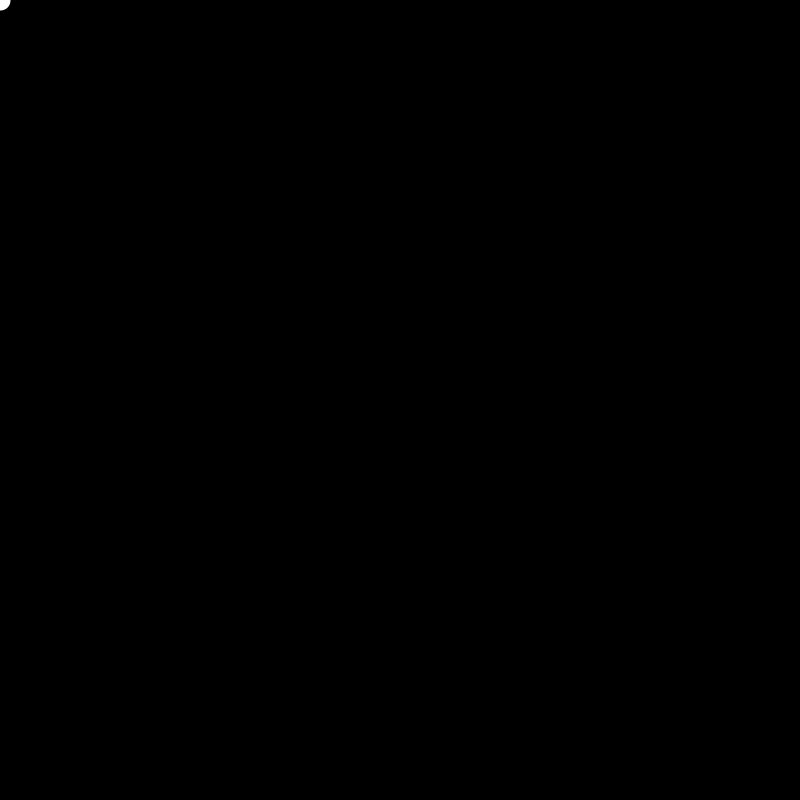
Frame 1 (no input)
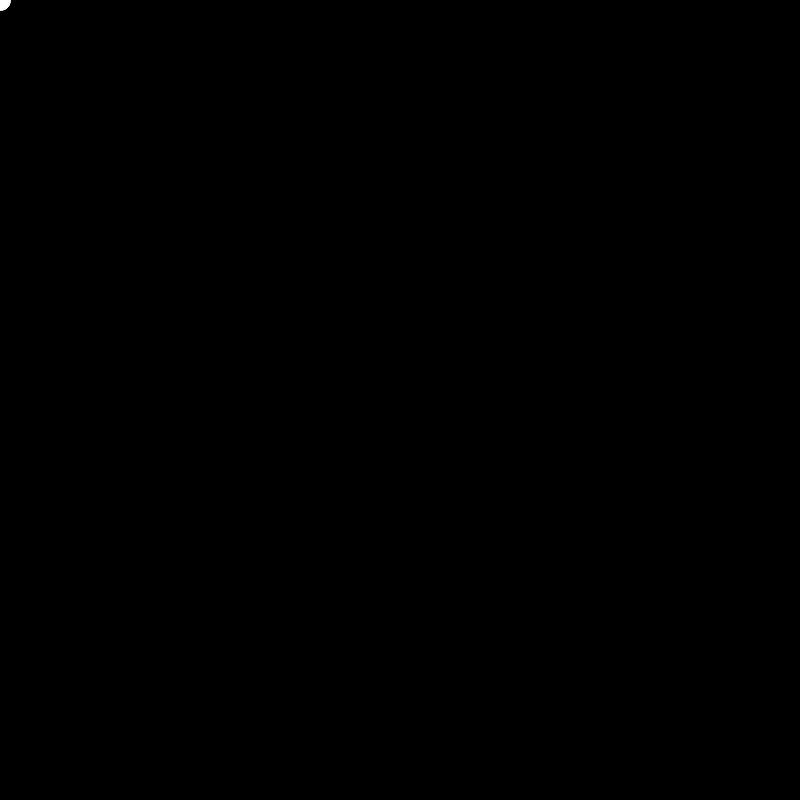
Frame 60 (the mouse pressed at the canvas centre just before this capture)
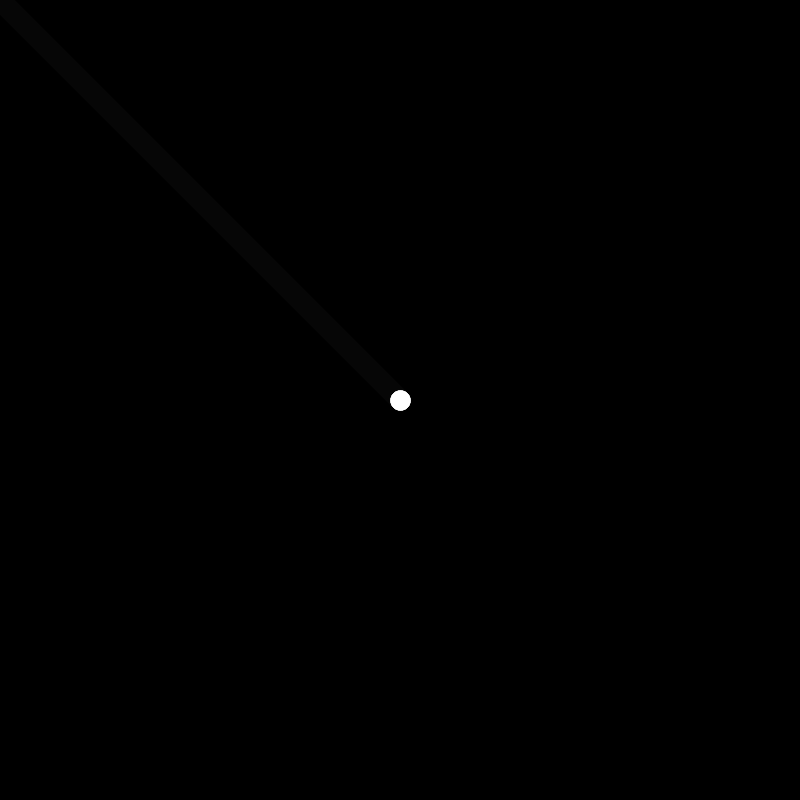
Frame 120 (the mouse held since frame 60 and released just before this capture)

The Processing sketch that drew these frames (run headless with seeded random() and noise(); from frame 60 on, the mouse is pressed at the canvas centre):

// Processing sketch: sketch_08_alpha_trails
// ── sketch_08_alpha_trails.pde
int alpha = 20;

void setup()
{
  size(800, 800);
  background(0);
  strokeWeight(20);
}


void draw()
{
  noStroke();
  fill(0, alpha);
  rect(0, 0, width, height);                  //here we are draw a semi-transparent recatangle over the whole screen
                                              //this partially erases the previous frame leaving motion trails
  
  stroke(255);
  line(mouseX, mouseY, pmouseX, pmouseY);
  
}
